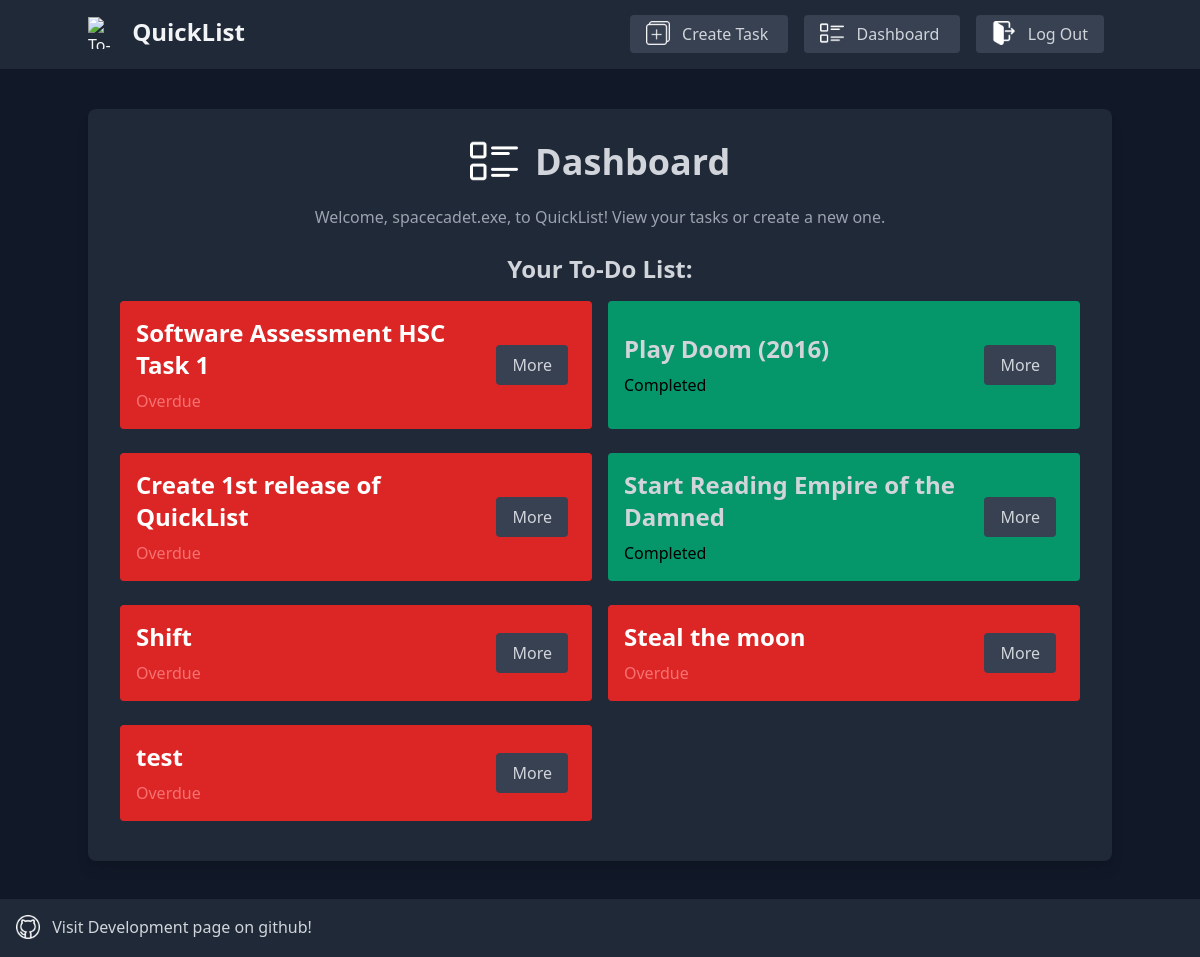
The page /dashboard (signed in) on the database as committed earlier.
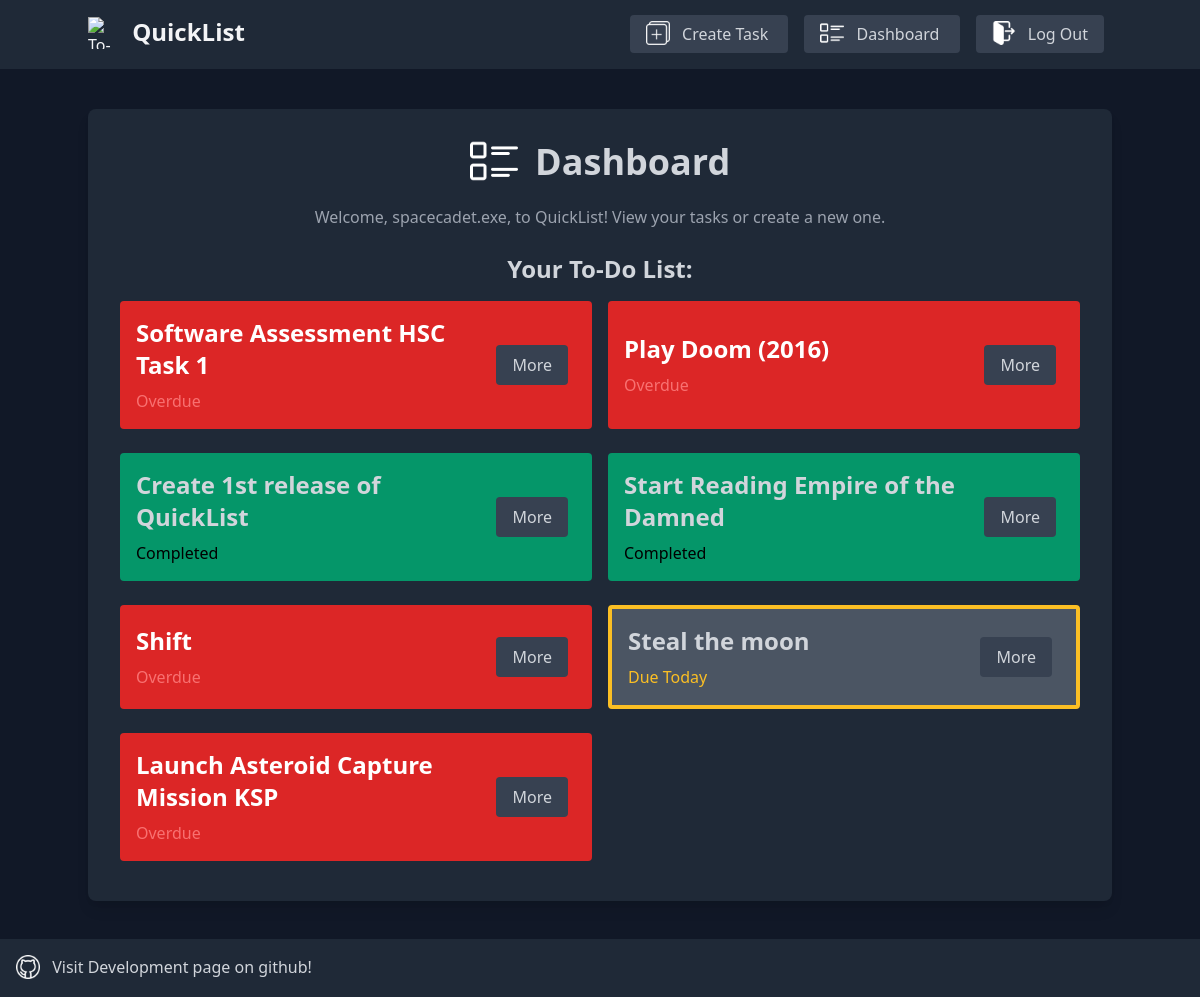
The same page on the database as committed later.
### setup_db.py (models this page shows)
class ToDo(Base):# ToDo model
    __tablename__ = 'todos'
    id = Column(Integer, primary_key=True)
    title = Column(String, nullable=False)
    category = Column(String, nullable=False)
    date = Column(DateTime, nullable=False)
    description = Column(String, nullable=True)
    done = Column(Boolean, default=False, nullable=False)
    user_id = Column(Integer, ForeignKey('users.id'), nullable=False)
    user = relationship("User", back_populates="todos")

### app.py (the view)
@app.route('/dashboard')# Define the dashboard route
def dashboard():
    if "user_id" not in session:# Check if the user is logged in
        flash("You need to login first", "warning")
        return redirect(url_for('login'))  # Redirect to the login page if the user is not logged in
    if 'first_login' in session and session['first_login']:# Check if it's the first time visiting the dashboard after login or logout
        flash("Welcome back, {}!".format(session["username"]), "info")
        session['first_login'] = False  # Set 'first_login' to False after showing the message
    todos = db_session.query(ToDo).filter(ToDo.user_id == session["user_id"]).all()# Get all tasks associated with the current user
    return render_template('dashboard.html', user_id=session["user_id"], username=session["username"], todos = todos)# Render the dashboard page and store the current user's id and username in the session

### app.py (called while the page is built)
@app.template_filter('days_left')# Custom Jinja filter to calculate the number of days left for a task
def days_left(due_date):
    today = datetime.now()  # Get today's date and time
    delta = due_date - today  # Calculate the difference
    if delta.days > 0:  # If the due date is in the future
        return delta.days  # Return the number of days left
    elif delta.days+1 == 0:  # If the due date is today
        return "Today"
    else:  # If the task is overdue
        return "Overdue"

### templates/dashboard.html (shortened to what this page needs)
<!DOCTYPE html>
<html lang="en">
    <head>
        <link href="{{ url_for('static', filename='styles/styles.css') }}" rel="stylesheet">
    </head>
    <body class="bg-gray-900 text-gray-300">
        <header class="bg-gray-800 text-gray-100 p-4">
            <div class="container mx-auto flex justify-between items-center">
                <a href="/dashboard">
                    <img src="/static/images/icon.png" alt="To-Do List Icon" class="h-8 w-8 inline-block mr-2" style="transform: translateY(-4px);">
                    <h1 class="text-2xl font-bold inline-block align-baseline">QuickList</h1>
                </a>
                <nav>
                    <a href="/create" class="bg-gray-700 text-gray-300 hover:bg-gray-600 active:bg-gray-500 mx-2 px-4 py-2 rounded">
                        <img src="/static/images/create.png" alt="Create Task Icon" class="h-6 w-6 inline-block mr-2" style="transform: translateY(-2px);">
                        Create Task
                    </a>
                    <a href="/dashboard" class="bg-gray-700 text-gray-300 hover:bg-gray-600 active:bg-gray-500 mx-2 px-4 py-2 rounded">
                        <img src="/static/images/dashboard.png" alt="Dashboard Icon" class="h-6 w-6 inline-block mr-2" style="transform: translateY(-2px);">
                        Dashboard
                    </a>
                    <a href="/logout" class="bg-gray-700 text-gray-300 hover:bg-gray-600 active:bg-gray-500 mx-2 px-4 py-2 rounded">
                        <img src="/static/images/logout.png" alt="Log Out Icon" class="h-6 w-6 inline-block mr-2" style="transform: translateY(-2px);">
                        Log Out
                    </a>
                </nav>
            </div>
        </header>
        <main class="container mx-auto mt-10">
            <div class="bg-gray-800 p-8 rounded-lg shadow-lg">
                <h2 class="text-4xl font-bold mb-4 text-center">
                    <img src="/static/images/dashboard.png" alt="Dashboard Icon" class="h-12 w-12 inline-block mr-2" style="transform: translateY(-4px);">
                    Dashboard
                </h2>
                <p class="text-gray-400 text-center">Welcome, {{ username }}, to QuickList! View your tasks or create a new one.</p>
                <br>
                <h3 class="text-2xl font-bold mb-4 text-center">Your To-Do List:</h3>
                <ul class="grid grid-cols-1 sm:grid-cols-2 gap-4">
                    {% for todo in todos %}
                    <li class="flex justify-between items-center
                        {% if todo.done == False and todo.date|days_left == 'Overdue' %}
                            bg-red-600 text-white animate-pulse
                        {% elif todo.done == False and todo.date|days_left == 'Today' %}
                            border-4 border-yellow-400 bg-gray-600
                        {% elif todo.done == True %}
                            bg-green-600 text-gray-300
                        {% else %}
                            bg-gray-600 text-gray-300
                        {% endif %}
                        p-4 rounded mb-2">
                        <div class="flex flex-col">
                            <h4 class="text-2xl font-bold mb-2">{{ todo.title }}</h4>
                            <p class="text-gray-400">
                                {% if todo.date|days_left == 'Overdue' and todo.done == False %}
                                    <span class="text-red-400">Overdue</span>
                                {% elif todo.date|days_left == 'Today' and todo.done == True %}
                                <span class="text-black">Completed</span>
                                {% elif todo.date|days_left == 'Today' and todo.done == False %}
                                    <span class="text-yellow-400">Due Today</span>
                                {% elif todo.date|days_left == 'Overdue' and todo.done == True %}
                                    <span class="text-black">Completed</span>
                                {% else %}
                                    <span class="text-gray-400">Due in {{ todo.date|days_left }} day(s)</span>
                                {% endif %}
                            </p>
                        </div>
                        <div class="flex space-x-2">
                            <a href="/task/{{ todo.id }}"
                               class="bg-gray-700 text-gray-300 hover:bg-gray-600 active:bg-gray-500 mx-2 px-4 py-2 rounded">
                                More
                            </a>
                        </div>
                    </li>
                    {% endfor %}
                </ul>
            </div>
            <br>
            <br>
            <br>
            <br>
        </main>
    </body>
    <footer class="bg-gray-800 text-gray-100 p-4 mt-10 fixed bottom-0 w-full">
        <p>
            <a href="https://github.com/Space-Cadet-Stuff/To-do-Program" class="text-gray-300 hover:text-gray-400">
                <img src="/static/images/github.png" alt="GitHub Icon" class="h-6 w-6 inline-block mr-2" style="transform: translateY(-2px);"> Visit Development page on github!
            </a>
        </p>
    </footer>
</html>

Rows that differ between the two databases and show on the page:
changed ToDo "Play Doom (2016)": done "Completed" → "Overdue"
changed ToDo "Create 1st release of QuickList": done False → True (drawn); date "Overdue" → "Completed"
changed ToDo "Steal the moon": date "Overdue" → "Due Today"
changed ToDo: title "test" → "Launch Asteroid Capture Mission KSP"
